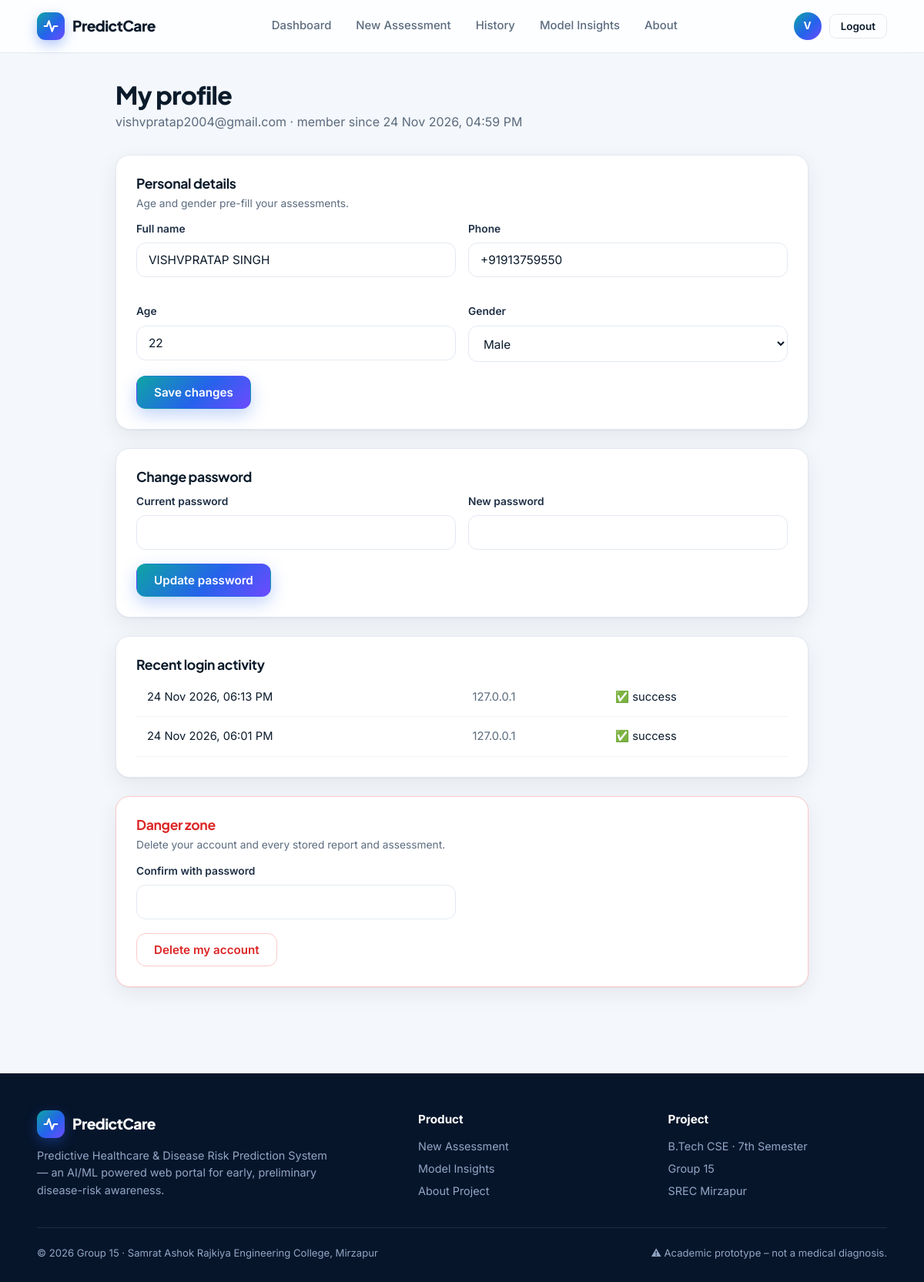
Screenshot of /profile (signed in) with the database file from the repository.
### tables this page shows
CREATE TABLE users (
    id            INTEGER PRIMARY KEY AUTOINCREMENT,
    full_name     TEXT NOT NULL,
    email         TEXT NOT NULL UNIQUE,
    password_hash TEXT NOT NULL,
    age           INTEGER,
    gender        TEXT,
    phone         TEXT,
    created_at    TEXT NOT NULL DEFAULT (datetime('now','localtime'))
);

CREATE TABLE login_logs (
    id        INTEGER PRIMARY KEY AUTOINCREMENT,
    user_id   INTEGER REFERENCES users(id) ON DELETE CASCADE,
    email     TEXT,
    success   INTEGER NOT NULL,
    ip        TEXT,
    logged_at TEXT NOT NULL DEFAULT (datetime('now','localtime'))
);

### app.py (the view, shortened to what this page needs)
@app.route("/profile", methods=["GET", "POST"])
@login_required
def profile():
    db = get_db()
    logs = db.execute("SELECT * FROM login_logs WHERE user_id=? ORDER BY id DESC LIMIT 5", (g.user["id"],)).fetchall()
    return render_template("profile.html", logs=logs)

### app.py (called while the page is built)
def csrf_token():
    if "_csrf" not in session:
        session["_csrf"] = secrets.token_hex(16)
    return session["_csrf"]

@app.before_request
def _csrf_protect():
    if request.method == "POST":
        if request.form.get("_csrf") != session.get("_csrf"):
            abort(400, "Invalid or missing CSRF token. Please reload the page and try again.")

@app.before_request
def _load_user():
    g.user = None
    uid = session.get("uid")
    if uid:
        g.user = get_db().execute("SELECT * FROM users WHERE id=?", (uid,)).fetchone()
        if g.user is None:
            session.clear()

def login_required(f):
    @wraps(f)
    def wrapper(*a, **kw):
        if g.user is None:
            flash("Please log in to continue.", "info")
            return redirect(url_for("login", next=request.path))
        return f(*a, **kw)
    return wrapper

@app.template_filter("dt")
def fmt_dt(s):
    from datetime import datetime
    try:
        return datetime.strptime(s, "%Y-%m-%d %H:%M:%S").strftime("%d %b %Y, %I:%M %p")
    except Exception:
        return s

@app.context_processor
def _chartjs():
    local = os.path.join(BASE, "static", "js", "chart.umd.min.js")
    src = url_for("static", filename="js/chart.umd.min.js") if os.path.exists(local) \
        else "https://cdn.jsdelivr.net/npm/chart.js@4.4.1/dist/chart.umd.min.js"
    return {"chartjs_src": src}

### database.py (called while the page is built)
def connect():
    if DATABASE_URL:
        return PostgresConnection()
    os.makedirs(os.path.dirname(DB_PATH), exist_ok=True)
    con = sqlite3.connect(DB_PATH)
    con.row_factory = sqlite3.Row
    con.execute("PRAGMA foreign_keys = ON")
    return con

def get_db():
    if "db" not in g:
        g.db = connect()
    return g.db

### templates/profile.html (shortened to what this page needs)
{% extends "base.html" %}
{% block content %}
<div class="page"><div class="container" style="max-width:900px">
  <div class="page-head"><div><h1>My profile</h1><p>{{ g.user['email'] }} · member since {{ g.user['created_at']|dt }}</p></div></div>
  <div class="stack">
    <form method="post" class="card"><input type="hidden" name="_csrf" value="{{ csrf_token() }}"><input type="hidden" name="action" value="profile">
      <h3 class="t">Personal details</h3><div class="sub">Age and gender pre-fill your assessments.</div>
      <div class="row2">
        <div class="field"><label>Full name</label><input class="input" name="full_name" value="{{ g.user['full_name'] }}" required></div>
        <div class="field"><label>Phone</label><input class="input" name="phone" value="{{ g.user['phone'] or '' }}"></div>
        <div class="field"><label>Age</label><input class="input" type="number" name="age" min="1" max="120" value="{{ g.user['age'] or '' }}"></div>
        <div class="field"><label>Gender</label><select class="input" name="gender"><option value="">Select</option>
          {% for x in ['Male','Female','Other'] %}<option {{ 'selected' if g.user['gender']==x }}>{{ x }}</option>{% endfor %}</select></div>
      </div><button class="btn btn-primary">Save changes</button></form>
    <form method="post" class="card"><input type="hidden" name="_csrf" value="{{ csrf_token() }}"><input type="hidden" name="action" value="password">
      <h3 class="t">Change password</h3>
      <div class="row2" style="margin-top:12px"><div class="field"><label>Current password</label><input class="input" type="password" name="current" required></div>
        <div class="field"><label>New password</label><input class="input" type="password" name="new" required></div></div>
      <button class="btn btn-primary">Update password</button></form>
    <div class="card"><h3 class="t">Recent login activity</h3>
      <table class="tbl"><tbody>{% for l in logs %}<tr><td>{{ l['logged_at']|dt }}</td><td class="muted">{{ l['ip'] }}</td><td>{{ '✅ success' if l['success'] else '❌ failed' }}</td></tr>{% endfor %}</tbody></table></div>
    <form method="post" class="card" style="border-color:#fecaca" onsubmit="return confirm('This permanently deletes your account, reports and assessments. Continue?')">
      <h3 class="t" style="color:var(--high)">Danger zone</h3><div class="sub">Delete your account and every stored report and assessment.</div>
      <div class="row2"><div class="field"><label>Confirm with password</label><input class="input" type="password" name="current" required></div></div>
      <button class="btn btn-danger">Delete my account</button></form>
  </div>
</div></div>
{% endblock %}

### templates/base.html (shortened to what this page needs)
<!doctype html>
<html lang="en">
<head>
<link rel="stylesheet" href="{{ url_for('static', filename='css/style.css') }}">
</head>
<body>
{% set dark = request.endpoint == 'index' %}
<header class="nav {{ 'dark' if dark }}">
  <div class="container">
    <a class="brand" href="{{ url_for('index') }}">
      <span class="brand-mark"><svg viewBox="0 0 24 24" fill="none" stroke="#fff" stroke-width="2.6" stroke-linecap="round" stroke-linejoin="round"><path d="M2 12h4l3-8 5 16 3-8h5"/></svg></span>
      PredictCare
    </a>
    <nav class="links" id="links">
      {% if g.user %}
        <a href="{{ url_for('dashboard') }}" class="{{ 'active' if request.endpoint=='dashboard' }}">Dashboard</a>
        <a href="{{ url_for('assess') }}" class="{{ 'active' if request.endpoint in ('assess','assess_manual','review_report','report_results') }}">New Assessment</a>
        <a href="{{ url_for('history') }}" class="{{ 'active' if request.endpoint=='history' }}">History</a>
        <a href="{{ url_for('insights') }}" class="{{ 'active' if request.endpoint=='insights' }}">Model Insights</a>
        <a href="{{ url_for('about') }}" class="{{ 'active' if request.endpoint=='about' }}">About</a>
      {% else %}
        <a href="{{ url_for('index') }}#how">How it works</a>
        <a href="{{ url_for('index') }}#diseases">Diseases</a>
        <a href="{{ url_for('about') }}">About</a>
      {% endif %}
    </nav>
    <div class="nav-right">
      {% if g.user %}
        <a href="{{ url_for('profile') }}" class="avatar" title="{{ g.user['full_name'] }}">{{ g.user['full_name'][:1]|upper }}</a>
        <form method="post" action="{{ url_for('logout') }}"><input type="hidden" name="_csrf" value="{{ csrf_token() }}">
          <button class="btn btn-ghost btn-sm" style="{{ 'color:#fff;border-color:rgba(255,255,255,.25)' if dark }}">Logout</button></form>
      {% else %}
        <a class="btn btn-ghost btn-sm" style="{{ 'color:#fff;border-color:rgba(255,255,255,.25)' if dark }}" href="{{ url_for('login') }}">Login</a>
        <a class="btn btn-primary btn-sm" href="{{ url_for('register') }}">Get Started</a>
      {% endif %}
    </div>
  </div>
</header>
<main>{% block content %}{% endblock %}</main>
<footer>
  <div class="container">
    <div class="cols">
      <div>
        <div class="brand"><span class="brand-mark"><svg viewBox="0 0 24 24" fill="none" stroke="#fff" stroke-width="2.6" stroke-linecap="round" stroke-linejoin="round"><path d="M2 12h4l3-8 5 16 3-8h5"/></svg></span>PredictCare</div>
        <p style="max-width:380px;font-size:.9rem">Predictive Healthcare &amp; Disease Risk Prediction System — an AI/ML powered web portal for early, preliminary disease-risk awareness.</p>
      </div>
      <div><h5>Product</h5><a href="{{ url_for('assess') }}">New Assessment</a><a href="{{ url_for('insights') }}">Model Insights</a><a href="{{ url_for('about') }}">About Project</a></div>
      <div><h5>Project</h5><a>B.Tech CSE · 7th Semester</a><a>Group 15</a><a>SREC Mirzapur</a></div>
    </div>
    <div class="copy"><span>© {{ 2026 }} Group 15 · Samrat Ashok Rajkiya Engineering College, Mirzapur</span>
      <span>⚠ Academic prototype – not a medical diagnosis.</span></div>
  </div>
</footer>
</body>
</html>

### static/css/style.css (style rules this page uses)
:root { --bg:#f4f7fb; --surface:#ffffff; --ink:#0b1b2b; --muted:#5b6b7e; --line:#e3e9f1; --teal:#0ea5a4; --teal-d:#0f766e; --indigo:#4f46e5; --sky:#38bdf8; --low:#16a34a; --mod:#d97706; --high:#dc2626; --navy:#07152b; --navy2:#0c2347; --grad:linear-gradient(135deg,#0ea5a4 0%,#2563eb 55%,#6d4aff 100%); --shadow:0 1px 2px rgba(11,27,43,.05),0 8px 28px rgba(11,27,43,.07); --shadow-lg:0 2px 4px rgba(11,27,43,.05),0 24px 60px rgba(11,27,43,.14); --r:18px; }
* { box-sizing:border-box;margin:0;padding:0 }
html { scroll-behavior:smooth }
body { font-family:'Inter',system-ui,-apple-system,Segoe UI,Roboto,sans-serif;background:var(--bg);color:var(--ink); line-height:1.55;-webkit-font-smoothing:antialiased;min-height:100vh;display:flex;flex-direction:column }
h1,h2,h3,h4 { font-family:'Plus Jakarta Sans','Inter',system-ui,sans-serif,'Inter',sans-serif;letter-spacing:-.02em;line-height:1.15 }
a { color:var(--teal-d);text-decoration:none }
main { flex:1 }
.container { width:min(1180px,92%);margin-inline:auto }
.muted { color:var(--muted) }
.nav { position:sticky;top:0;z-index:50;background:rgba(255,255,255,.82);backdrop-filter:blur(14px); border-bottom:1px solid var(--line) }
.nav .container { display:flex;align-items:center;justify-content:space-between;height:68px;gap:20px }
.brand { display:flex;align-items:center;gap:10px;font-family:'Plus Jakarta Sans','Inter',system-ui,sans-serif;font-weight:800;font-size:1.2rem; color:var(--ink);letter-spacing:-.03em }
.brand-mark { width:36px;height:36px;border-radius:11px;background:var(--grad);display:grid;place-items:center; box-shadow:0 6px 16px rgba(37,99,235,.35) }
.brand-mark svg { width:20px;height:20px }
.links { display:flex;align-items:center;gap:4px }
.links a { padding:8px 14px;border-radius:10px;color:var(--muted);font-weight:500;font-size:.93rem }
.nav-right { display:flex;align-items:center;gap:10px }
.avatar { width:36px;height:36px;border-radius:50%;background:var(--grad);color:#fff;display:grid;place-items:center; font-weight:700;font-size:.85rem }
.btn { display:inline-flex;align-items:center;justify-content:center;gap:8px;padding:11px 22px;border-radius:12px; font-weight:600;font-size:.95rem;border:1.5px solid transparent;cursor:pointer;transition:.2s;font-family:inherit; text-decoration:none!important;white-space:nowrap }
.btn-primary { background:var(--grad);color:#fff;box-shadow:0 8px 22px rgba(37,99,235,.28) }
.btn-ghost { background:transparent;border-color:var(--line);color:var(--ink) }
.btn-danger { background:#fff;color:var(--high);border-color:#fecaca }
.btn-sm { padding:7px 14px;font-size:.84rem;border-radius:9px }
.card { background:var(--surface);border:1px solid var(--line);border-radius:var(--r);padding:26px;box-shadow:var(--shadow) }
.field { margin-bottom:18px }
.field label { display:block;font-weight:600;font-size:.86rem;margin-bottom:7px;color:#1e2f45 }
.input,select.input,textarea.input { width:100%;padding:12px 15px;border:1.5px solid var(--line);border-radius:12px;font-size:.96rem; font-family:inherit;background:#fff;color:var(--ink);transition:.2s }
.row2 { display:grid;grid-template-columns:1fr 1fr;gap:16px }
.page { padding:36px 0 72px }
.page-head { display:flex;justify-content:space-between;align-items:flex-end;gap:20px;margin-bottom:30px;flex-wrap:wrap }
.page-head h1 { font-size:2rem;font-weight:800 }
.page-head p { color:var(--muted);margin-top:4px }
table.tbl { width:100%;border-collapse:collapse;font-size:.92rem }
.tbl td { padding:14px;border-bottom:1px solid #eef2f7;vertical-align:middle }
.card h3.t { font-size:1.1rem;margin-bottom:6px }
.card .sub { color:var(--muted);font-size:.86rem;margin-bottom:12px }
.stack { display:grid;gap:24px }
footer { background:var(--navy);color:#93a6c4;padding:48px 0 28px;margin-top:40px }
footer .cols { display:grid;grid-template-columns:1.6fr 1fr 1fr;gap:40px;padding-bottom:28px;border-bottom:1px solid rgba(255,255,255,.1) }
footer h5 { color:#fff;margin-bottom:12px;font-size:.95rem }
footer a { color:#93a6c4;display:block;margin:7px 0;font-size:.9rem }
footer .brand { color:#fff;margin-bottom:12px }
footer .copy { padding-top:22px;font-size:.82rem;display:flex;justify-content:space-between;gap:14px;flex-wrap:wrap }

### rows the page displays
users: full_name "V", user.email "vishvpratap2004@gmail.com", user.created_at|dt "24 Nov 2026, 04:59 PM", full_name "VISHVPRATAP SINGH", phone "+91913759550", age "22"
login_logs: logged_at|dt "24 Nov 2026, 06:13 PM", ip "127.0.0.1", success "✅ success"
login_logs: logged_at|dt "24 Nov 2026, 06:01 PM", ip "127.0.0.1", success "✅ success"

### other values shown
{{ 2026 }} "2026"
form field gender "Male"
